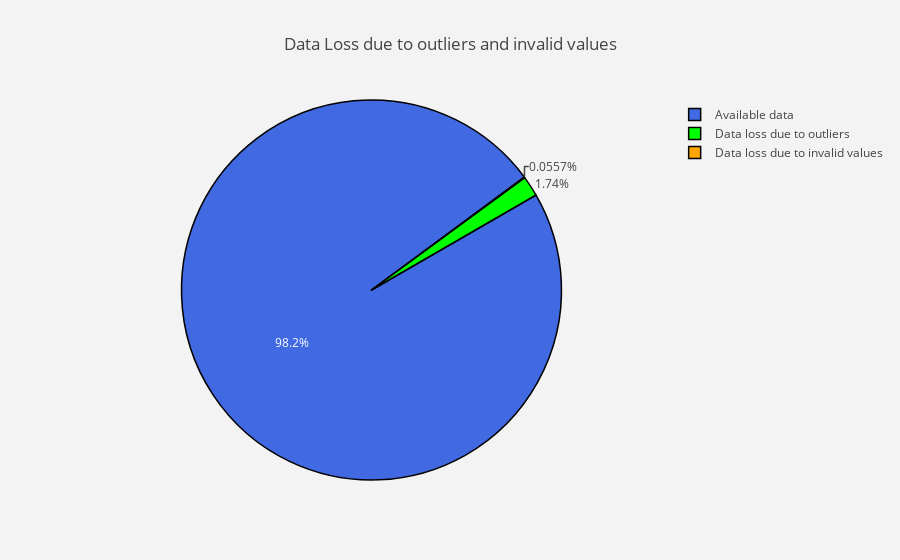

The notebook cell saved with this chart:
### Code cell
#review data loss
trace = go.Pie(values = [data_merged.shape[0],
                         init_row-filtered_row,
                         filtered_row - data_merged.shape[0]],
               labels = ["Available data" , "Data loss due to invalid values","Data loss due to outliers"],
               marker = dict(colors =  [ 'royalblue' ,'orange','lime'],line = dict(color = "black",
                                                                          width =  1.5)),
               rotation  = 60,
               hoverinfo = "label+percent",
              )

layout = go.Layout(dict(title = "Data Loss due to outliers and invalid values",
                        plot_bgcolor  = "rgb(243,243,243)",
                        paper_bgcolor = "rgb(243,243,243)",
                       )
                  )

fig = go.Figure(data=[trace],layout=layout)
py.iplot(fig)

### Figure 1 — Plotly figure (JSON) as saved in the notebook; plotly's stock layout.template omitted (floating-point values rounded to 4 significant figures)
{"data": [{"hoverinfo": "label+percent", "labels": ["Available data", "Data loss due to invalid values", "Data loss due to outliers"], "marker": {"colors": ["royalblue", "orange", "lime"], "line": {"color": "black", "width": 1.5}}, "rotation": 60, "type": "pie", "values": [9483294, 5375, 168331]}], "layout": {"paper_bgcolor": "rgb(243,243,243)", "plot_bgcolor": "rgb(243,243,243)", "title": "Data Loss due to outliers and invalid values"}}
